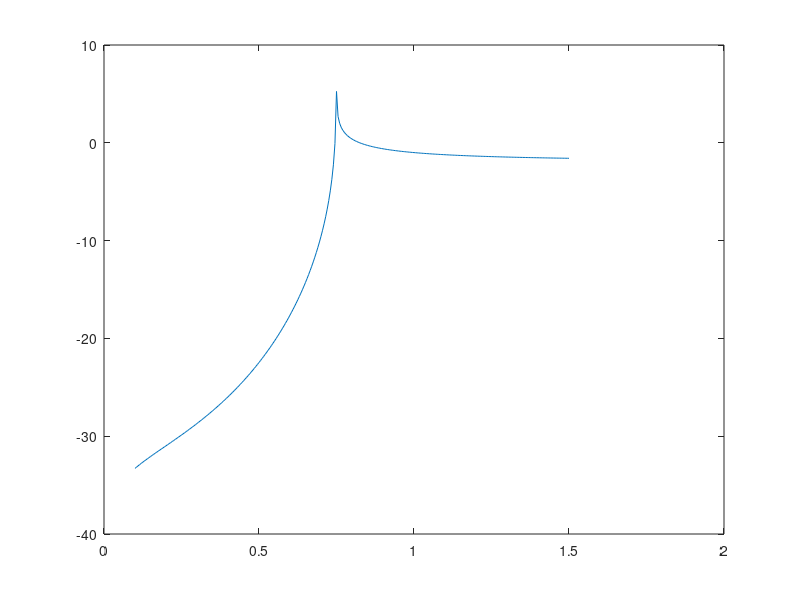

This figure's MATLAB source:
clear
figure(1)
figure_offset = 0;
S21 = [];
for f = (0.1:0.005:1.5)*10^9
    if f > 0.75*10^9, figure_offset = 1; end
    res = 0.01;
    m = 1;
    n = 0;
    omega = f*2*pi;
    mu = 4*pi*10^(-7);
    eps = 8.8541878128*10^(-12);
    b = 0.1;
    a = 0.2;
    kc = sqrt(((m*pi/a)^2)+((n*pi/b)^2));
    k = omega*sqrt(mu*eps);
    be = sqrt((k^2) - (kc^2));
    
%     eta = sqrt(mu/eps);
%     Z = ((k*eta)/be);
%     E0 = sqrt(0.5*Z);
    
    
    A = (sqrt(2)*pi)/((a^(2/3))*sqrt(b)*sqrt(mu)*sqrt(omega)*sqrt(be));
    
    %(omega*mu*(a^3)*(A^2)*b)/(
    
    x = 0.1;
    y = 0.05;
    z = 0:res:0.4;    
    Ex_ana = 1i*(( 1j*omega*mu*n*pi)/((kc^2)*b)) *A* cos((m*pi*x)/a) * sin((n*pi*y)/b) * exp(1j*be.*z);
    Ey_ana = 1i*((-1j*omega*mu*m*pi)/((kc^2)*a)) *A* sin((m*pi*x)/a) * cos((n*pi*y)/b) * exp(1j*be.*z);
    Ez_ana = zeros(size(Ey_ana));
    
%     figure(1+figure_offset)
%     subplot(2,1,1), hold on
%     plot(z,abs(Ey_ana))
%     subplot(2,1,2), hold on
%     plot(z,angle(Ey_ana))
    
    
    S21 = [S21, (A*mu*omega*1i*exp(0.4*be*1i)*(0.1*cos(pi)-0.1))/kc^2];
    
end
figure(3)
plot((0.1:0.005:1.5),10*log10(abs(S21)))